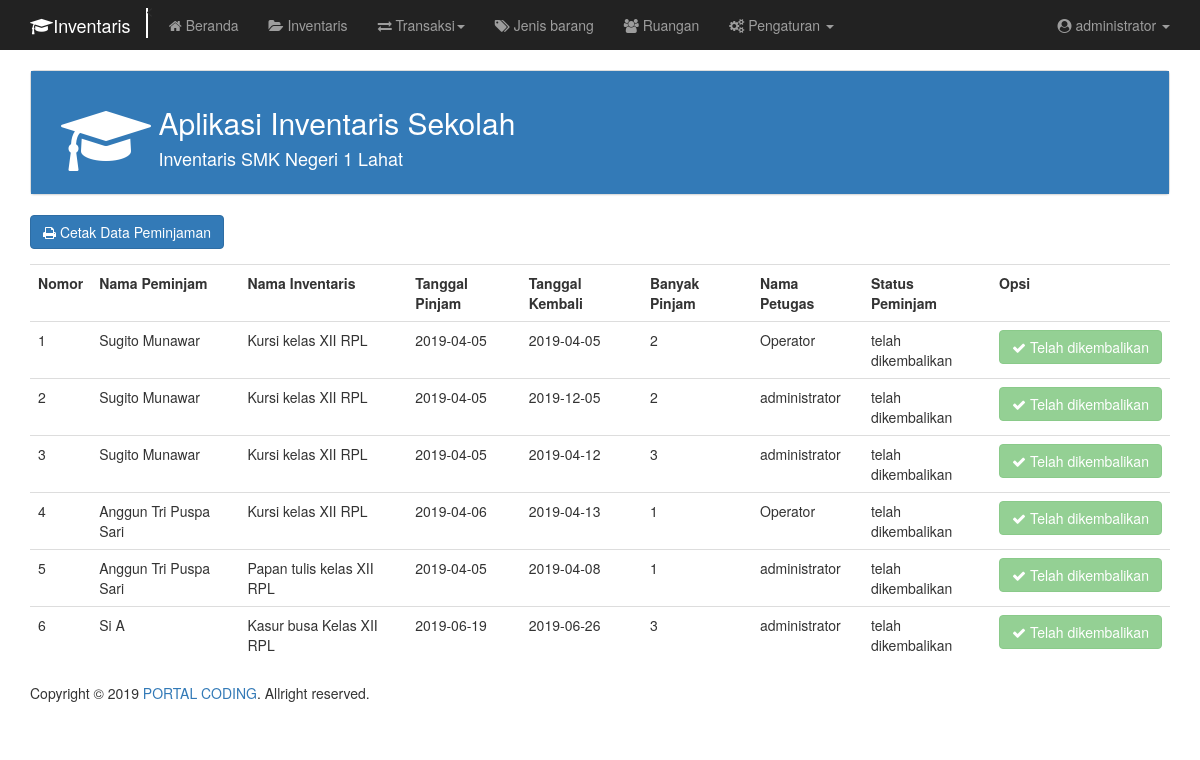
Page /inventaris/pengembalian.php (signed in) on the committed database.
### tables this page shows
CREATE TABLE `detail_pinjam` (
  `id_detail_pinjam` varchar(150) NOT NULL,
  `id_inventaris` varchar(150) NOT NULL,
  `id_peminjaman` varchar(150) NOT NULL,
  `jumlah_pinjam` int(11) NOT NULL
);

CREATE TABLE `pegawai` (
  `id_pegawai` varchar(150) NOT NULL,
  `nama_pegawai` varchar(150) NOT NULL,
  `nip` int(11) NOT NULL,
  `alamat` varchar(300) NOT NULL
);

CREATE TABLE `inventaris` (
  `id_inventaris` varchar(150) NOT NULL,
  `nama` varchar(150) NOT NULL,
  `kondisi` varchar(150) NOT NULL,
  `keterangan_inventaris` varchar(500) NOT NULL,
  `jumlah` varchar(65) NOT NULL,
  `id_jenis` varchar(150) NOT NULL,
  `tanggal_register` date NOT NULL,
  `id_ruang` varchar(150) NOT NULL,
  `kode_inventaris` varchar(65) NOT NULL,
  `id_petugas` varchar(150) NOT NULL
);

CREATE TABLE `peminjaman` (
  `id_peminjaman` varchar(150) NOT NULL,
  `id_petugas` varchar(150) NOT NULL,
  `tanggal_pinjam` date NOT NULL,
  `tanggal_kembali` date NOT NULL,
  `status_peminjaman` varchar(150) NOT NULL,
  `id_pegawai` varchar(150) NOT NULL
);

CREATE TABLE `petugas` (
  `id_petugas` varchar(150) NOT NULL,
  `username` varchar(65) NOT NULL,
  `password` varchar(65) NOT NULL,
  `nama_petugas` varchar(150) NOT NULL,
  `id_level` int(11) NOT NULL
);

### inventaris/include/session.php (called while the page is built, shortened)
<?php
include 'config/function.php';
$konfigurasi = new konfigurasi();
$nomor = 1;
if ($_SESSION['level'] == "administrator") {
	$isadmin = true;
} else if ($_SESSION['level'] == "operator") {
  $isoperator = true;
} else if ($_SESSION['level'] == "peminjam") {
  $ispeminjam = true;
}
?>

### inventaris/config/function.php (called while the page is built, shortened)
<?php
class Konektor {
	public function __construct() {
		$this->host = "localhost";
		$this->user = "root";
		$this->pass = "";
		$this->db = "dbinventaris";
		$this->con = new mysqli($this->host,$this->user,$this->pass,$this->db) or die("Can't Connect to Database");
	}
}
class Konfigurasi extends Konektor {
	public function selectPeminjaman()
	{
		$SQL = $this->con->prepare("SELECT * FROM detail_pinjam
																INNER JOIN peminjaman ON peminjaman.id_peminjaman = detail_pinjam.id_peminjaman
																INNER JOIN inventaris ON inventaris.id_inventaris = detail_pinjam.id_inventaris
																INNER JOIN petugas ON petugas.id_petugas = peminjaman.id_petugas
																INNER JOIN pegawai ON pegawai.id_pegawai = peminjaman.id_pegawai
																INNER JOIN jenis ON jenis.id_jenis = inventaris.id_jenis
																INNER JOIN ruang ON ruang.id_ruang = inventaris.id_ruang ");
		$SQL->execute();
		$result = $SQL->get_result();
		$data = [];
		while ($row = $result->fetch_assoc()) {
			$data[] = $row;
		}
		return $data;
	}
}
 ?>

### inventaris/pengembalian.php (the view, shortened to what this page needs)
<?php
include 'include/session.php';
if ($isadmin||$isoperator) {
$selectPeminjaman = $konfigurasi->selectPeminjaman();
?>
<!DOCTYPE html>
<html lang="en" dir="ltr">
	<head>
		<?php include 'include/meta.php'; ?>
  </head>
  <body onload="userFormDisabled()">
		<?php include 'include/menu.php' ?>
		<div class="container">
		  <?php include 'include/heading.php'; ?>
			<div class="form-group">
				<button type="button" id="" class="btn btn-primary" onclick="printPeminjaman()">
				  <i class="fa fa-print"></i> Cetak Data Peminjaman
				</button>
			</div>
				<?php
				if ($selectPeminjaman == null) {
					echo "<hr><h2 class='text-center'>Tidak ada data</h2><hr>";
				} else { ?>
					<table class="table">
						<th>Nomor</th>
					  <th>Nama Peminjam</th>
						<th>Nama Inventaris</th>
						<th>Tanggal Pinjam</th>
						<th>Tanggal Kembali</th>
						<th>Banyak Pinjam</th>
						<th>Nama Petugas</th>
						<th>Status Peminjam</th>
						<?php if ($isadmin||$isoperator): ?>
							<th>Opsi</th>
						<?php endif; ?>
				<?php foreach ($selectPeminjaman as $data): ?>
				<tr>
					<td><?php echo $nomor++; ?></td>
					<td><?php echo $data['nama_pegawai']; ?></td>
					<td><?php echo $data['nama']; ?></td>
					<td><?php echo $data['tanggal_pinjam']; ?></td>
					<td><?php echo $data['tanggal_kembali']; ?></td>
					<td><?php echo $data['jumlah_pinjam']; ?></td>
					<td><?php echo $data['nama_petugas']; ?></td>
					<td><?php echo $data['status_peminjaman'] ?></td>
					<?php if ($isadmin||$isoperator): ?>
						<td>
							<?php if ($data['status_peminjaman'] == 'belum dikembalikan'){ ?>
								<a class="btn btn-primary" href="javascript:verifPengembalian('<?php echo $data['id_peminjaman']; ?>')"> Vertifikasi pengembalian</a>
							<?php } else { ?>
								<button type="button" class="btn btn-success" disabled>
								  <i class="fa fa-check"></i> Telah dikembalikan
								</button>
						<?php	} ?>
						</td>
					<?php endif; ?>
				</tr>
			<?php endforeach; ?>
			</table>
		<?php } ?>
		</div>
    <?php include 'include/footer.php'; ?>
	</body>
</html>
<?php } else {
	echo "<h2>Maaf, anda tidak memiliki akses di halaman ini.</h2>";
	echo "<br>";
	echo "Silahkan kembali ke beranda. <a href='/inventaris/index.php'>Kembali</a>";
 } ?>

### rows in the picture
detail_pinjam: pegawai.nama_pegawai "Sugito Munawar", id_inventaris.nama "Kursi kelas XII RPL", id_peminjaman.tanggal_pinjam "2019-04-05", id_peminjaman.tanggal_kembali "2019-04-05", jumlah_pinjam "2", petugas.nama_petugas "Operator", id_peminjaman.status_peminjaman "telah dikembalikan"
detail_pinjam: pegawai.nama_pegawai "Sugito Munawar", id_inventaris.nama "Kursi kelas XII RPL", id_peminjaman.tanggal_pinjam "2019-04-05", id_peminjaman.tanggal_kembali "2019-12-05", jumlah_pinjam "2", petugas.nama_petugas "administrator", id_peminjaman.status_peminjaman "telah dikembalikan"
detail_pinjam: pegawai.nama_pegawai "Sugito Munawar", id_inventaris.nama "Kursi kelas XII RPL", id_peminjaman.tanggal_pinjam "2019-04-05", id_peminjaman.tanggal_kembali "2019-04-12", jumlah_pinjam "3", petugas.nama_petugas "administrator", id_peminjaman.status_peminjaman "telah dikembalikan"
detail_pinjam: pegawai.nama_pegawai "Anggun Tri Puspa Sari", id_inventaris.nama "Kursi kelas XII RPL", id_peminjaman.tanggal_pinjam "2019-04-06", id_peminjaman.tanggal_kembali "2019-04-13", jumlah_pinjam "1", petugas.nama_petugas "Operator", id_peminjaman.status_peminjaman "telah dikembalikan"
detail_pinjam: pegawai.nama_pegawai "Anggun Tri Puspa Sari", id_inventaris.nama "Papan tulis kelas XII RPL", id_peminjaman.tanggal_pinjam "2019-04-05", id_peminjaman.tanggal_kembali "2019-04-08", jumlah_pinjam "1", petugas.nama_petugas "administrator", id_peminjaman.status_peminjaman "telah dikembalikan"
detail_pinjam: pegawai.nama_pegawai "Si A", id_inventaris.nama "Kasur busa Kelas XII RPL", id_peminjaman.tanggal_pinjam "2019-06-19", id_peminjaman.tanggal_kembali "2019-06-26", jumlah_pinjam "3", petugas.nama_petugas "administrator", id_peminjaman.status_peminjaman "telah dikembalikan"

### other values in the picture
$_SESSION['nama_petugas'] "administrator"
